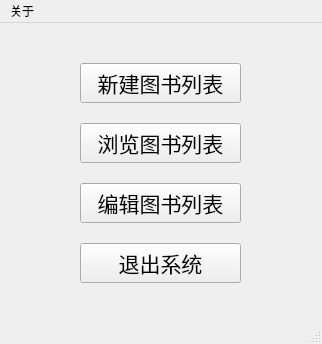
<?xml version="1.0" encoding="UTF-8"?>
<ui version="4.0">
 <class>mainMenu</class>
 <widget class="QMainWindow" name="mainMenu">
  <property name="geometry">
   <rect>
    <x>0</x>
    <y>0</y>
    <width>322</width>
    <height>344</height>
   </rect>
  </property>
  <property name="windowTitle">
   <string>mainMenu</string>
  </property>
  <widget class="QWidget" name="centralwidget">
   <widget class="QWidget" name="verticalLayoutWidget">
    <property name="geometry">
     <rect>
      <x>60</x>
      <y>20</y>
      <width>201</width>
      <height>261</height>
     </rect>
    </property>
    <layout class="QVBoxLayout" name="verticalLayout" stretch="0,0,0,0">
     <property name="spacing">
      <number>0</number>
     </property>
     <property name="sizeConstraint">
      <enum>QLayout::SetDefaultConstraint</enum>
     </property>
     <property name="leftMargin">
      <number>20</number>
     </property>
     <property name="topMargin">
      <number>0</number>
     </property>
     <property name="rightMargin">
      <number>20</number>
     </property>
     <property name="bottomMargin">
      <number>0</number>
     </property>
     <item>
      <widget class="QPushButton" name="createBookListButton">
       <property name="font">
        <font>
         <pointsize>16</pointsize>
        </font>
       </property>
       <property name="text">
        <string>新建图书列表</string>
       </property>
      </widget>
     </item>
     <item>
      <widget class="QPushButton" name="browseBookButton">
       <property name="font">
        <font>
         <pointsize>16</pointsize>
        </font>
       </property>
       <property name="text">
        <string>浏览图书列表</string>
       </property>
      </widget>
     </item>
     <item>
      <widget class="QPushButton" name="editBookButton">
       <property name="font">
        <font>
         <pointsize>16</pointsize>
        </font>
       </property>
       <property name="text">
        <string>编辑图书列表</string>
       </property>
      </widget>
     </item>
     <item>
      <widget class="QPushButton" name="exitSystemButton">
       <property name="font">
        <font>
         <pointsize>16</pointsize>
        </font>
       </property>
       <property name="text">
        <string>退出系统</string>
       </property>
       <property name="checkable">
        <bool>false</bool>
       </property>
      </widget>
     </item>
    </layout>
   </widget>
  </widget>
  <widget class="QMenuBar" name="menubar">
   <property name="geometry">
    <rect>
     <x>0</x>
     <y>0</y>
     <width>322</width>
     <height>22</height>
    </rect>
   </property>
   <widget class="QMenu" name="menu">
    <property name="title">
     <string>关于</string>
    </property>
    <addaction name="actionAbout"/>
   </widget>
   <addaction name="menu"/>
  </widget>
  <widget class="QStatusBar" name="statusbar"/>
  <action name="actionAbout">
   <property name="text">
    <string>许可证</string>
   </property>
  </action>
 </widget>
 <resources/>
 <connections/>
</ui>
